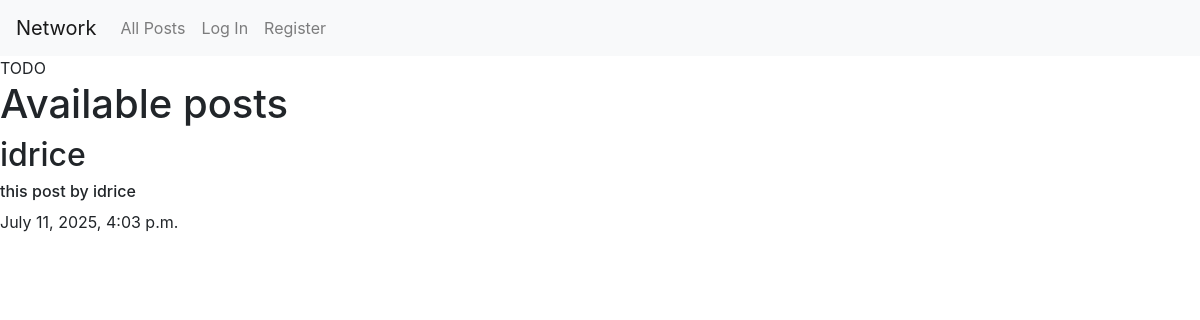
Before: / with the older database file.
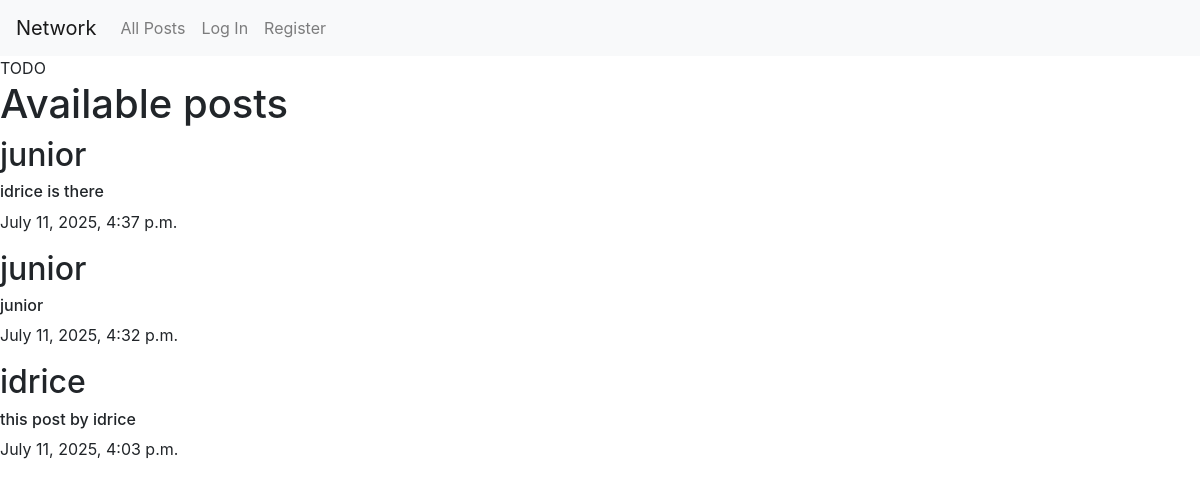
After: the same page with the newer database file.
### network/models.py (models this page shows, shortened)
class Posts(models.Model):
    content = models.CharField(max_length=164)
    user = models.ForeignKey(User, on_delete=models.CASCADE, related_name="author")
    date = models.DateTimeField(auto_now_add=True)

class User(AbstractUser):
    pass

### network/views.py (the view)
# urls.py: path("", views.index, name="index"),
def index(request):
    posts = Posts.objects.all().order_by('id').reverse()
    context = {
        "posts":posts
    }
    return render(request, "network/index.html", context)

### network/templates/network/index.html (shortened to what this page needs)
{% extends "network/layout.html" %}
{% block body %}
    TODO
    <h1>Available posts</h1>
    <div>
        {%for post in posts %}
          <div>
            <h2>{{post.user}}</h2>
            <h6>{{post.content}}</h6>
            <p>{{post.date}}</p>
          </div>
        {%endfor%}
    </div>
{% endblock %}

### network/templates/network/layout.html (shortened to what this page needs)
{% load static %}
<!DOCTYPE html>
<html lang="en">
    <head>
        <link rel="stylesheet" href="https://stackpath.bootstrapcdn.com/bootstrap/4.4.1/css/bootstrap.min.css">
        <link href="{% static 'network/styles.css' %}" rel="stylesheet">
    </head>
    <body>
        <nav class="navbar navbar-expand-lg navbar-light bg-light">
            <a class="navbar-brand" href="#">Network</a>
            <div>
              <ul class="navbar-nav mr-auto">
                <li class="nav-item">
                  <a class="nav-link" href="{% url 'index' %}">All Posts</a>
                </li>
                {% if user.is_authenticated %}
                    <li class="nav-item">
                        <a class="nav-link" href="#">Following</a>
                    </li>
                    <li class="nav-item">
                        <a class="nav-link" href="{% url 'logout' %}">Log Out</a>
                    </li>
                {% else %}
                    <li class="nav-item">
                        <a class="nav-link" href="{% url 'login' %}">Log In</a>
                    </li>
                    <li class="nav-item">
                        <a class="nav-link" href="{% url 'register' %}">Register</a>
                    </li>
                {% endif %}
              </ul>
            </div>
          </nav>
        <div class="body">
            {% block body %}
            {% endblock %}
        </div>
    </body>
</html>

Changed rows visible on the page:
added Posts: user "junior", content "idrice is there", date "July 11, 2025, 4:37 p.m."
added Posts: user "junior", content "junior", date "July 11, 2025, 4:32 p.m."
